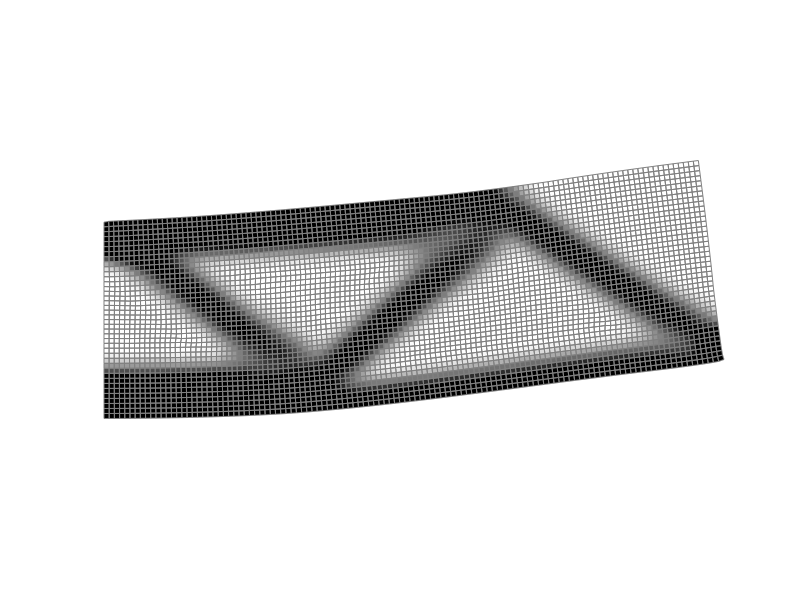

Source code (MATLAB):
%EX1B
%
%   Topology optimization of an MBB beam for minimum compliance using
%   sensitivity or density filtering - plot densities and displacements.

% Mattias Schevenels
% February 2021

% PROBLEM SETUP
nelx = 120;          % Number of elements in x-direction
nely = 40;           % Number of elements in y-direction
volfrac = 0.5;       % Maximum volume fraction
penal = 3;           % Penalization power
rmin = 4.8;          % Filter radius in terms of elements
ft = 1;              % Filter type: 1 for sensitivity, 2 for density

% MATERIAL PROPERTIES
E0 = 1;
Emin = 1e-9;
nu = 0.3;

% PREPARE FINITE ELEMENT ANALYSIS
A11 = [12  3 -6 -3;  3 12  3  0; -6  3 12 -3; -3  0 -3 12];
A12 = [-6 -3  0  3; -3 -6 -3 -6;  0 -3 -6  3;  3 -6  3 -6];
B11 = [-4  3 -2  9;  3 -4 -9  4; -2 -9 -4 -3;  9  4 -3 -4];
B12 = [ 2 -3  4 -9; -3  2  9 -2;  4  9  2  3; -9 -2  3  2];
KE = 1/(1-nu^2)/24*([A11 A12;A12' A11]+nu*[B11 B12;B12' B11]);
nodenrs = reshape(1:(1+nelx)*(1+nely),1+nely,1+nelx);
edofVec = reshape(2*nodenrs(1:end-1,1:end-1)+1,nelx*nely,1);
edofMat = repmat(edofVec,1,8)+repmat([0 1 2*nely+[2 3 0 1] -2 -1],nelx*nely,1);
iK = reshape(kron(edofMat,ones(8,1))',64*nelx*nely,1);
jK = reshape(kron(edofMat,ones(1,8))',64*nelx*nely,1);

% DEFINE LOADS AND SUPPORTS (HALF MBB-BEAM)
F = sparse(2,1,-1,2*(nely+1)*(nelx+1),1);
U = zeros(2*(nely+1)*(nelx+1),1);
fixeddofs = union([1:2:2*(nely+1)],[2*(nelx+1)*(nely+1)]);
alldofs = [1:2*(nely+1)*(nelx+1)];
freedofs = setdiff(alldofs,fixeddofs);

% PREPARE FILTER
[dy,dx] = meshgrid(-ceil(rmin)+1:ceil(rmin)-1,-ceil(rmin)+1:ceil(rmin)-1);
h = max(0,rmin-sqrt(dx.^2+dy.^2));
Hs = conv2(ones(nely,nelx),h,'same');

% DESIGN VARIABLES
x = repmat(volfrac,nely,nelx);    % Initialization of design variables

% OPTIMIZATION LOOP
iter = 1;                         % Iteration counter
change = 1;                       % (Fictitious) initial design change
tol = 0.01;                       % Convergence threshold
while change>tol

  % APPLY FILTER TO OBTAIN PHYSICAL DENSITIES
  if ft == 1
    xPhys = x;
  elseif ft == 2
    xPhys = conv2(x,h,'same')./Hs;
  end

  % FINITE ELEMENT ANALYSIS
  sK = reshape(KE(:)*(Emin+xPhys(:)'.^penal*(E0-Emin)),64*nelx*nely,1);
  K = sparse(iK,jK,sK); K = (K+K')/2;
  U(freedofs) = K(freedofs,freedofs)\F(freedofs);

  % OBJECTIVE FUNCTION AND CONSTRAINT
  ce = reshape(sum((U(edofMat)*KE).*U(edofMat),2),nely,nelx);
  c = sum(sum((Emin+xPhys.^penal*(E0-Emin)).*ce));
  v = sum(xPhys(:))/nelx/nely;

  % SENSITIVITIES
  if ft == 1
    dcdx = -penal*(E0-Emin)*xPhys.^(penal-1).*ce;
    dvdx = repmat(1/nelx/nely,nely,nelx);
    dcdx = conv2(dcdx.*xPhys,h,'same')./Hs./max(1e-3,xPhys); % Apply sensitivity filter
  elseif ft == 2
    dcdxPhys = -penal*(E0-Emin)*xPhys.^(penal-1).*ce;        % Sensitivity wrt physical densities
    dvdxPhys = repmat(1/nelx/nely,nely,nelx);                % Sensitivity wrt physical densities
    dcdx = conv2(dcdxPhys./Hs,h,'same');                     % Sensitivity wrt design variables
    dvdx = conv2(dvdxPhys./Hs,h,'same');                     % Sensitivity wrt design variables
  end

  % OPTIMALITY CRITERIA UPDATE
  l1 = 0; l2 = 1e9; move = 0.2;
  while (l2-l1)/(l1+l2) > 1e-3
    lmid = 0.5*(l2+l1);
    xnew = max(0,max(x-move,min(1,min(x+move,x.*sqrt(-dcdx./dvdx/lmid)))));
    if ft == 1
      xnewPhys = xnew;
    elseif ft == 2
      xnewPhys = conv2(xnew,h,'same')./Hs;
    end
    if sum(xnewPhys(:))>volfrac*nelx*nely, l1 = lmid; else l2 = lmid; end
  end

  % PRINT RESULTS
  fprintf('[%s]  iter: %5i | change: % 11.5f | c: % 11.5f | v: % 11.5f\n',datestr(now,'HH:MM:SS'),iter,change,c,v);

  % PLOT DENSITIES AND DISPLACEMENTS
  if iter==1
    defscale = max(nelx,nely)/max(abs(U(:,1)))/2;
  end
  [xx,yy] = meshgrid(1:nelx,nely:-1:1);
  xx = repmat(xx(:),1,4)+repmat([-1 0 0 -1],nelx*nely,1)+defscale*(U(edofMat(:,1:2:end)));
  yy = repmat(yy(:),1,4)+repmat([-1 -1 0 0],nelx*nely,1)+defscale*(U(edofMat(:,2:2:end)));
  newplot;
  colormap(flipud(gray));
  patch(xx',yy',xPhys(:)','EdgeColor',[0.5 0.5 0.5]);
  caxis([0 1]);
  axis('equal');
  axis('off');
  drawnow;

  % CHECK CONVERGENCE CRITERIA AND MOVE ON TO NEXT ITERATION
  change = max(abs(xnew(:)-x(:)));
  if change>tol
    iter = iter+1;
    x(:) = xnew;
  end

end
